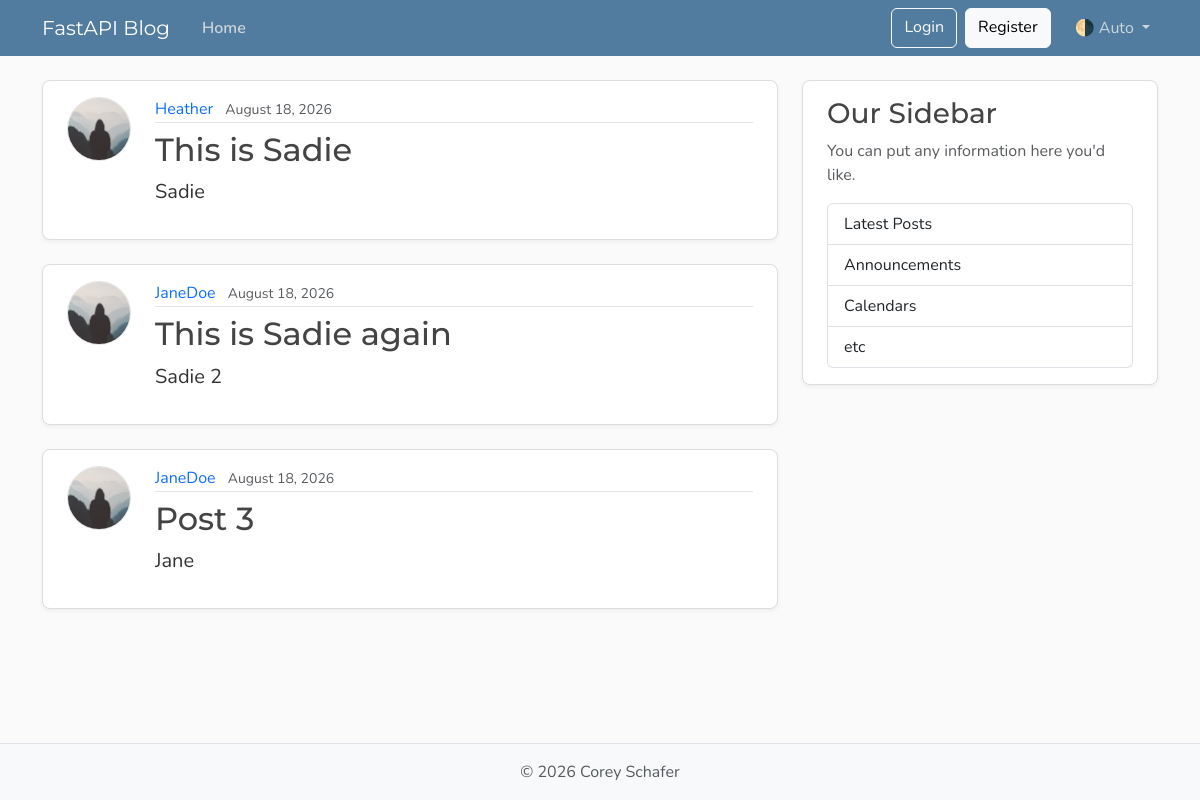
Page /posts on the earlier database version.
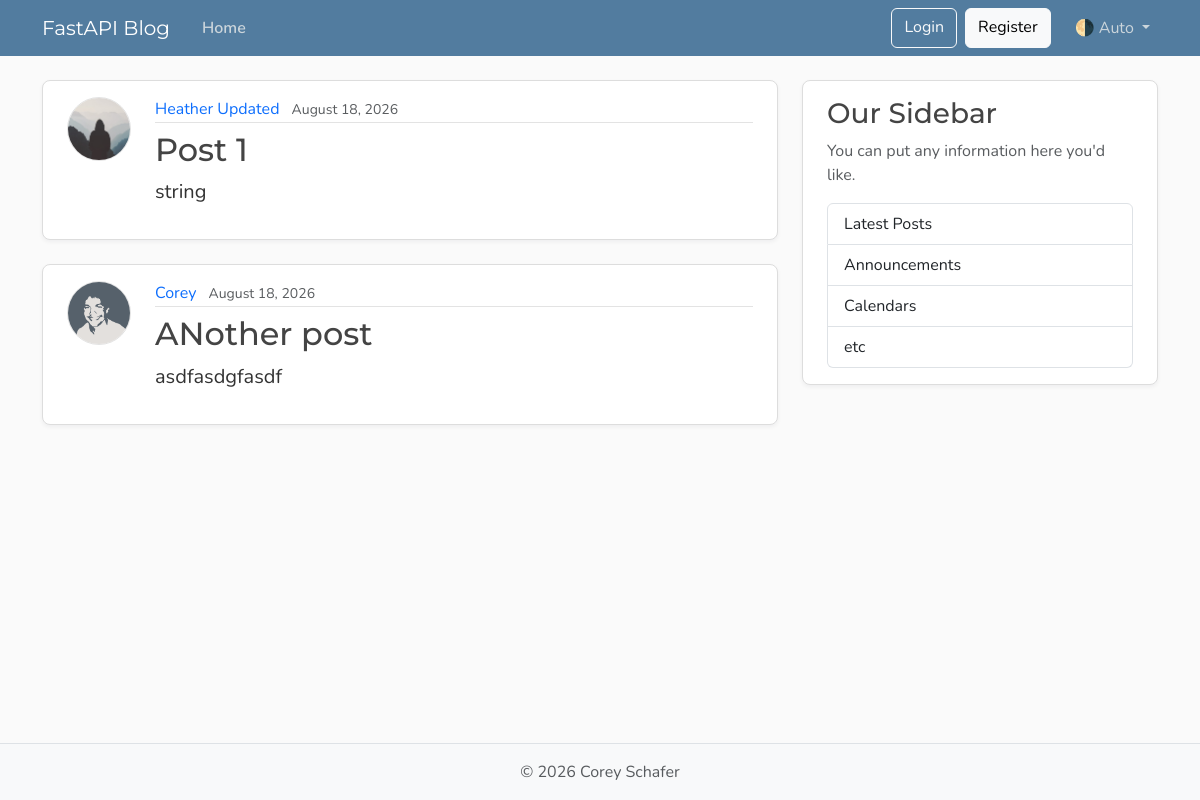
Same page on the later database version.
### models.py (models this page shows, shortened)
class Post(Base):
    __tablename__ = "posts"
    id: Mapped[int] = mapped_column(Integer, primary_key=True, index=True)
    title: Mapped[str] = mapped_column(String(100), nullable=False)
    content: Mapped[str] = mapped_column(Text, nullable=False)
    user_id: Mapped[int] = mapped_column(
        ForeignKey("users.id"),
        nullable=False,
        index=True,
    )
    date_posted: Mapped[datetime] = mapped_column(
        DateTime(timezone=True),
        default=lambda: datetime.now(UTC),
    )
    author: Mapped[User] = relationship(back_populates="posts")

class User(Base):
    __tablename__ = "users"
    id: Mapped[int] = mapped_column(Integer, primary_key=True, index=True)
    username: Mapped[str] = mapped_column(String(50), unique=True, nullable=False)
    email: Mapped[str] = mapped_column(String(120), unique=True, nullable=False)
    image_file: Mapped[str | None] = mapped_column(
        String(200),
        nullable=True,
        default=None,
    )
    posts: Mapped[list[Post]] = relationship(
        back_populates="author",
        cascade="all, delete-orphan",
        )

### main.py (the view)
@app.get("/", include_in_schema=False, name="home")
@app.get("/posts", include_in_schema=False, name="posts")
async def home(request: Request, db: Annotated[AsyncSession, Depends(get_db)]):
    result = await db.execute(
        select(models.Post).options(selectinload(models.Post.author)),
    )
    posts = result.scalars().all()
    return templates.TemplateResponse(
        request,
        "home.html",
        {"posts": posts, "title": "Home"},
    )

### templates/home.html
{% extends "layout.html" %}
{% block content %}
  {% for post in posts %}
    <article class="content-section py-3 px-4 mb-4">
      <div class="d-flex align-items-start gap-4">
        <img class="rounded-circle article-img flex-shrink-0"
             src="{{ post.author.image_path }}"
             alt="{{ post.author.username }}'s profile picture"
             width="64"
             height="64"
             loading="lazy">
        <div class="flex-grow-1">
          <div class="article-metadata mb-2">
            <a class="me-2"
               href="{{ url_for("user_posts", user_id=post.author.id) }}">{{ post.author.username }}</a>
            <small class="text-body-secondary">{{ post.date_posted.strftime("%B %d, %Y") }}</small>
          </div>
          <h2>
            <a class="article-title"
               href="{{ url_for("post_page", post_id=post.id) }}">{{ post.title }}</a>
          </h2>
          <p class="article-content">{{ post.content }}</p>
        </div>
      </div>
    </article>
  {% endfor %}
{% endblock content %}

### templates/layout.html (shortened to what this page needs)
<!DOCTYPE html>
<html lang="en">
  <head>
    <link href="https://cdn.jsdelivr.net/npm/bootstrap@5.3.8/dist/css/bootstrap.min.css"
          rel="stylesheet"
>
    <link rel="stylesheet"
          type="text/css"
          href="{{ url_for("static", path='css/main.css') }}">
  </head>
  <body class="d-flex flex-column min-vh-100">
    <header class="site-header">
      <nav class="navbar navbar-expand-md bg-steel fixed-top"
           data-bs-theme="dark">
        <div class="container">
          <a class="navbar-brand me-4" href="{{ url_for("home") }}">FastAPI Blog</a>
          <div class="collapse navbar-collapse" id="navbarToggle">
            <div class="navbar-nav me-auto">
              <a class="nav-link active"
                 aria-current="page"
                 href="{{ url_for("home") }}">Home</a>
            </div>
            <div class="navbar-nav">
              <a class="btn btn-outline-light mb-2 mb-md-0 me-md-2" href="#">Login</a>
              <a class="btn btn-light mb-2 mb-md-0 me-md-3" href="#">Register</a>
              <div class="nav-item dropdown">
                <a class="nav-link dropdown-toggle"
                   href="#"
                   role="button"
                   id="bd-theme"
                   data-bs-toggle="dropdown"
                   aria-expanded="false">
                  <span id="bd-theme-text">🌗 Auto</span>
                </a>
              </div>
            </div>
          </div>
        </div>
      </nav>
    </header>
    <main role="main" class="container">
      <div class="row">
        <div class="col-md-8">
          {% block content %}
          {% endblock content %}
        </div>
        <aside class="col-md-4">
          <div class="content-section py-3 px-4 mb-4">
            <h3>Our Sidebar</h3>
            <p class="text-body-secondary">You can put any information here you'd like.</p>
            <ul class="list-group">
              <li class="list-group-item">Latest Posts</li>
              <li class="list-group-item">Announcements</li>
              <li class="list-group-item">Calendars</li>
              <li class="list-group-item">etc</li>
            </ul>
          </div>
        </aside>
      </div>
    </main>
    <footer class="mt-auto py-3 bg-body-tertiary border-top">
      <div class="container text-center">
        <p class="text-body-secondary mb-0">
          © <span id="year"></span> Corey Schafer
        </p>
      </div>
    </footer>
  </body>
</html>

### static/css/main.css (style rules this page uses)
:root { --font-heading: "Montserrat", system-ui, -apple-system, BlinkMacSystemFont, sans-serif; --font-body: "Nunito", system-ui, -apple-system, BlinkMacSystemFont, sans-serif; --color-bg-body: #fafafa; --color-bg-content: #ffffff; --color-text-primary: #333333; --color-text-heading: #444444; --color-steel: #527c9f; --color-nav-link: #cbd5db; --color-nav-link-hover: #ffffff; --color-link-hover: #428bca; --color-border: #dddddd; --color-border-light: #e3e3e3; --spacing-xl: 5rem; --article-img-size: 4rem; --account-img-size: 7.813rem; }
body { font-family: var(--font-body); background: var(--color-bg-body); color: var(--color-text-primary); }
main { padding-top: var(--spacing-xl); }
h1, h2, h3, h4, h5, h6 { font-family: var(--font-heading); color: var(--color-text-heading); }
.navbar-brand { font-family: var(--font-heading); }
a { text-decoration: none; }
.bg-steel { background-color: var(--color-steel); }
.site-header .navbar-nav .nav-link { color: var(--color-nav-link); transition: color 0.2s ease-in-out; }
.site-header .navbar-nav .nav-link.active { font-weight: 600; }
.content-section { background: var(--color-bg-content); border: 1px solid var(--color-border); border-radius: 0.5rem; box-shadow: 0 2px 4px rgba(15, 23, 42, 0.05); transition: box-shadow 0.15s ease, transform 0.15s ease, border-color 0.15s ease; }
.article-title { color: var(--color-text-heading); transition: color 0.2s ease-in-out; }
.article-content { white-space: pre-line; font-size: 1.25rem; }
.article-img { height: var(--article-img-size); width: var(--article-img-size); flex-shrink: 0; object-fit: cover; border: 1px solid var(--color-border-light); box-shadow: 0 0 0 2px var(--color-bg-content); }
.article-metadata { padding-bottom: 0.063rem; border-bottom: 1px solid var(--color-border-light); }
.article-metadata a { transition: color 0.2s ease-in-out; }
[data-bs-theme="dark"] { --color-bg-body: #1a1a1a; --color-bg-content: #2d2d2d; --color-text-primary: #e0e0e0; --color-text-heading: #f0f0f0; --color-border: #404040; --color-border-light: #4a4a4a; }

Differences in the rows shown:
removed Post: author.username "Heather", date_posted "August 18, 2026", title "This is Sadie", content "Sadie"
removed Post: author.username "JaneDoe", date_posted "August 18, 2026", title "This is Sadie again", content "Sadie 2"
removed Post: author.username "JaneDoe", date_posted "August 18, 2026", title "Post 3", content "Jane"
added Post: author.username "Heather Updated", date_posted "August 18, 2026", title "Post 1", content "string"
added Post: author.image_path (picture), author.username "Corey", date_posted "August 18, 2026", title "ANother post", content "asdfasdgfasdf"
